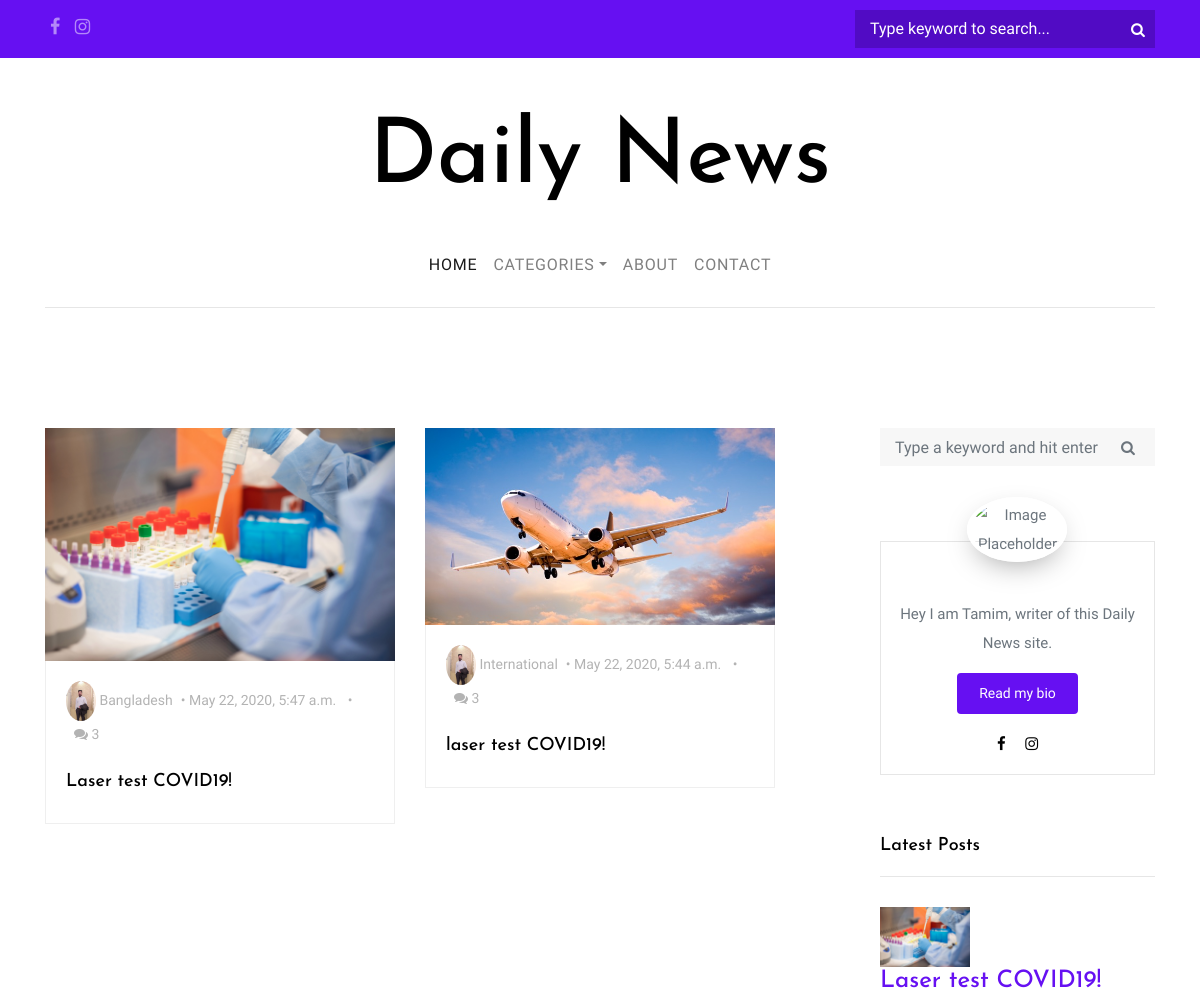
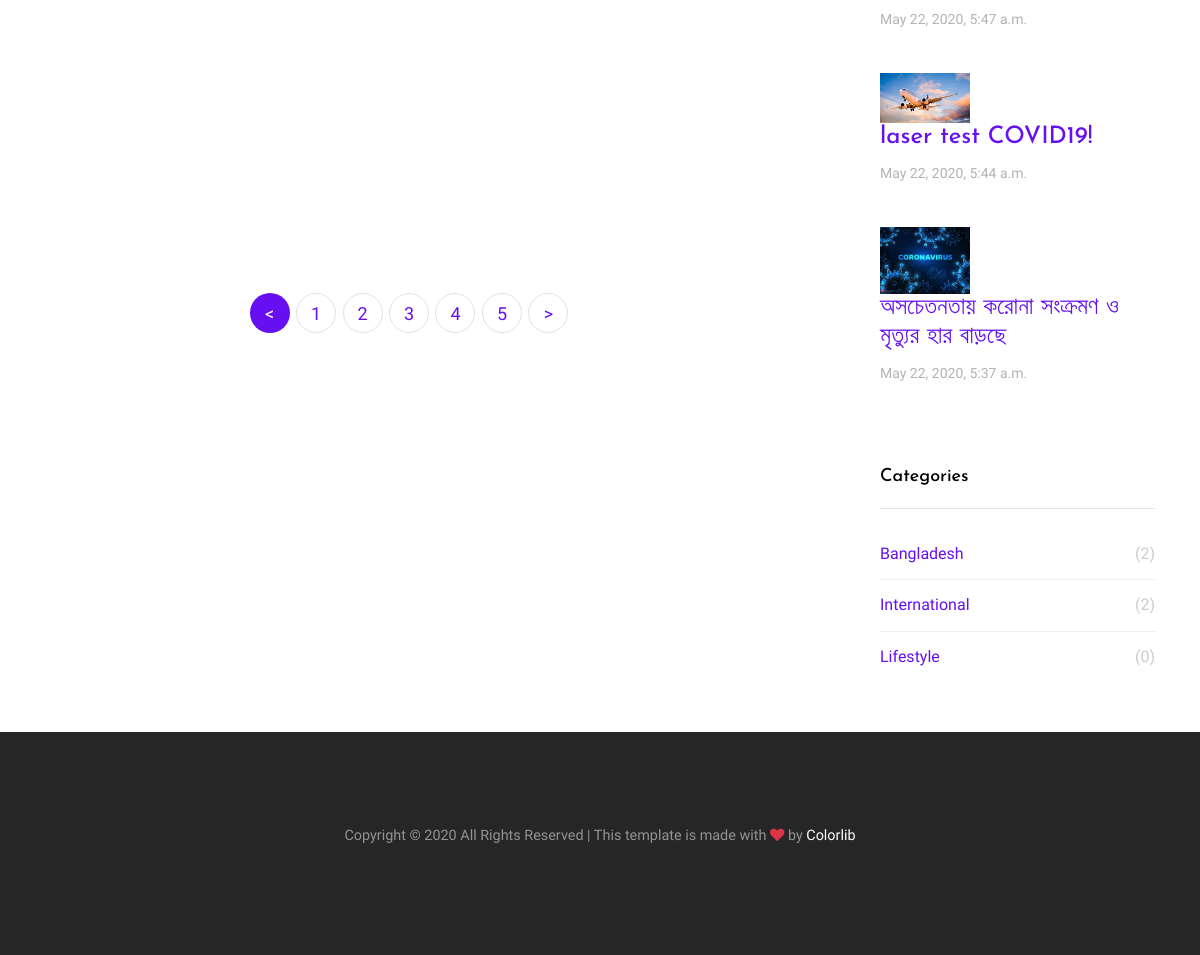
The page / on the database its author committed (2 pictures, top to bottom).
### blog/models.py (models this page shows, shortened)
class Post(models.Model):
    title = models.CharField(max_length=100)
    photo = models.ImageField()
    author = models.ForeignKey(User, on_delete=models.CASCADE)
    date = models.DateTimeField(auto_now_add=True)
    body = models.TextField(blank=True, null=True)
    category = models.ForeignKey(Category, on_delete=models.CASCADE)

class Profile(models.Model):
    full_name = models.CharField(max_length=30)
    photo = models.ImageField()
    user = models.OneToOneField(User, on_delete=models.CASCADE)

class Category(models.Model):
    name = models.CharField(max_length=20)
    def __str__(self):
        return self.name

### wordify/views.py (the view)
# urls.py: 2. Add a URL to urlpatterns:  path('', views.home, name='home')
def home(request):
    post = Post.objects.order_by('-date')
    context = {'posts': post}
    return render(request, 'home.html', context)

### wordify/custom_context.py (called while the page is built)
def mycontext(request):
    categories = Category.objects.all()
    latest_post = Post.objects.order_by('-date')[:3]
    return {'categories': categories, 'latest_post': latest_post}

### templates/home.html
{% extends 'base.html' %}
{% block content %}
<div class="col-md-12 col-lg-8 main-content">
              <div class="row">
                  {% for post in posts %}
                <div class="col-md-6">
                  <a href="{% url 'detail-post' post.id %}" class="blog-entry element-animate" data-animate-effect="fadeIn">
                    <img src="{{ post.photo.url }}" alt="Image placeholder">
                    <div class="blog-content-body">
                      <div class="post-meta">
                        <span class="author mr-2"><img src="{{ post.author.profile.photo.url }}" alt="Colorlib"> {{ post.category }}</span>&bullet;
                        <span class="mr-2">{{ post.date }}  </span> &bullet;
                        <span class="ml-2"><span class="fa fa-comments"></span> 3</span>
                      </div>
                      <h2>{{ post.title }}</h2>
                    </div>
                  </a>
                </div>
                {% endfor   %}
              </div>
              <div class="row mt-5">
                <div class="col-md-12 text-center">
                  <nav aria-label="Page navigation" class="text-center">
                    <ul class="pagination">
                      <li class="page-item  active"><a class="page-link" href="#">&lt;</a></li>
                      <li class="page-item"><a class="page-link" href="#">1</a></li>
                      <li class="page-item"><a class="page-link" href="#">2</a></li>
                      <li class="page-item"><a class="page-link" href="#">3</a></li>
                      <li class="page-item"><a class="page-link" href="#">4</a></li>
                      <li class="page-item"><a class="page-link" href="#">5</a></li>
                      <li class="page-item"><a class="page-link" href="#">&gt;</a></li>
                    </ul>
                  </nav>
                </div>
              </div>
            </div>
{% endblock %}

### templates/base.html (shortened to what this page needs)
<!doctype html>
<html lang="en">
  <head>
    {% load static %}
    <link rel="stylesheet" href="{% static 'css/bootstrap.css' %}">
    <link rel="stylesheet" href="{% static 'css/animate.css' %}">
    <link rel="stylesheet" href="{% static 'css/owl.carousel.min.css' %}">
    <link rel="stylesheet" href="{% static 'fonts/ionicons/css/ionicons.min.css' %}">
    <link rel="stylesheet" href="{% static 'fonts/fontawesome/css/font-awesome.min.css' %}">
    <link rel="stylesheet" href="{% static 'fonts/flaticon/font/flaticon.css' %}">
    <link rel="stylesheet" href="{% static 'css/style.css' %}">
  </head>
  <body>
    <div class="wrap">
      <header role="banner">
        <div class="top-bar">
          <div class="container">
            <div class="row">
              <div class="col-9 social">
                <a href="https://www.facebook.com/tanmeem"><span class="fa fa-facebook"></span></a>
                <a href="https://www.instagram.com/tamim_mahmood/"><span class="fa fa-instagram"></span></a>
              </div>
              <div class="col-3 search-top">
                <form action="#" class="search-top-form">
                  <span class="icon fa fa-search"></span>
                  <input type="text" id="s" placeholder="Type keyword to search...">
                </form>
              </div>
            </div>
          </div>
        </div>
        <div class="container logo-wrap">
          <div class="row pt-5">
            <div class="col-12 text-center">
              <h1 class="site-logo"><a href="index.html">Daily News</a></h1>
            </div>
          </div>
        </div>
        <nav class="navbar navbar-expand-md  navbar-light bg-light">
          <div class="container">
            <div class="collapse navbar-collapse" id="navbarMenu">
              <ul class="navbar-nav mx-auto">
                <li class="nav-item">
                  <a class="nav-link active" href="{% url 'home-page' %}">Home</a>
                </li>
                <li class="nav-item dropdown">
                  <a class="nav-link dropdown-toggle" href="category.html" id="dropdown05" data-toggle="dropdown" aria-haspopup="true" aria-expanded="false">Categories</a>
                </li>
                <li class="nav-item">
                  <a class="nav-link" href="{% url 'about' %}">About</a>
                </li>
                <li class="nav-item">
                  <a class="nav-link" href="contact.html">Contact</a>
                </li>
              </ul>
            </div>
          </div>
        </nav>
      </header>
      <section class="site-section pt-5 pb-5">
      </section>
      <section class="site-section py-sm">
        <div class="container">
          <div class="row">
            <div class="col-md-6">
            </div>
          </div>
          <div class="row blog-entries">
            {% block content %}
            {% endblock %}
            <div class="col-md-12 col-lg-4 sidebar">
              <div class="sidebar-box search-form-wrap">
                <form action="#" class="search-form">
                  <div class="form-group">
                    <span class="icon fa fa-search"></span>
                    <input type="text" class="form-control" id="s" placeholder="Type a keyword and hit enter">
                  </div>
                </form>
              </div>
              <div class="sidebar-box">
                <div class="bio text-center">
                  <img src="{{ request.user.profile.photo.url }}" alt="Image Placeholder" class="img-fluid">
                  <div class="bio-body">
                    <p>Hey I am Tamim, writer of this Daily News site.</p>
                    <p><a href="#" class="btn btn-primary btn-sm rounded">Read my bio</a></p>
                    <p class="social">
                      <a href="https://www.facebook.com/tanmeem" class="p-2"><span class="fa fa-facebook"></span></a>
                      <a href="https://www.instagram.com/tamim_mahmood/" class="p-2"><span class="fa fa-instagram"></span></a>
                    </p>
                  </div>
                </div>
              </div>
              <div class="sidebar-box">
                <h3 class="heading">Latest Posts</h3>
                <div class="post-entry-sidebar">
                  <ul>
                    {% for post in latest_post %}
                    <li>
                      <a href="">
                        <img src="{{ post.photo.url }}" alt="Image placeholder" class="mr-4">
                        <div class="text">
                          <h4><a href="{% url 'detail-post' post.id %}">{{ post.title }}</a></h4>
                          <div class="post-meta">
                            <span class="mr-2">{{ post.date }}</span>
                          </div>
                        </div>
                      </a>
                    </li>
                    {% endfor %}
                  </ul>
                </div>
              </div>
              <div class="sidebar-box">
                <h3 class="heading">Categories</h3>
                <ul class="categories">
                  {% for category in categories %}
                  <li><a href="{% url 'category-post' category.name %}">{{ category.name }}<span>({{ category.post_set.count }})</span></a></li>
                  {% endfor %}
                </ul>
              </div>
            </div>
          </div>
        </div>
      </section>
      <footer class="site-footer">
        <div class="container">
          <div class="row">
            <div class="col-md-12 text-center">
              <p class="small">
            Copyright &copy;  All Rights Reserved | This template is made with <i class="fa fa-heart text-danger" aria-hidden="true"></i> by <a href="https://colorlib.com" target="_blank" >Colorlib</a>
            </p>
            </div>
          </div>
        </div>
      </footer>
    </div>
  </body>
</html>

### rows shown on the page
Post: photo (picture), author.profile.photo (picture), category "Bangladesh", date "May 22, 2020, 5:47 a.m.", title "Laser test COVID19!"
Post: photo (picture), author.profile.photo (picture), category "International", date "May 22, 2020, 5:44 a.m.", title "laser test COVID19!"
Post: photo (picture), title "অসচেতনতায় করোনা সংক্রমণ ও মৃত্যুর হার বাড়ছে", date "May 22, 2020, 5:37 a.m."
Category: name "Bangladesh", post_set.count "2"
Category: name "International", post_set.count "2"
Category: name "Lifestyle", post_set.count "0"
